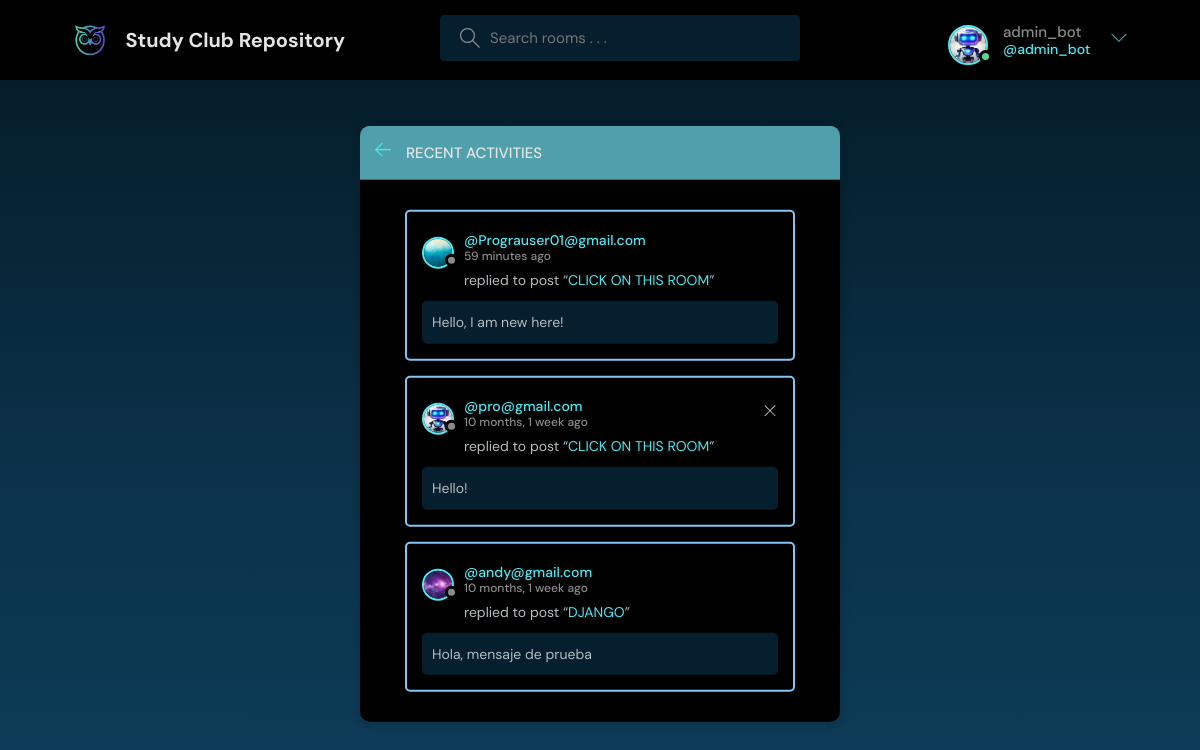
The page /activity/ (signed in) on the database its author committed.
### base/models.py (models this page shows, shortened)
class User(AbstractUser):
    name = models.CharField(max_length=200, null=True)
    email = models.EmailField(unique=True, null=True)
    bio = models.TextField(null=True)
    avatar = models.ImageField(null=True, default="blue.jpg")
    USERNAME_FIELD = 'email'
    REQUIRED_FIELDS = []

class Message(models.Model):
    user = models.ForeignKey(User, on_delete=models.CASCADE)
    room = models.ForeignKey(Room, on_delete=models.CASCADE)
    body = models.TextField()
    updated = models.DateTimeField(auto_now=True)
    created = models.DateTimeField(auto_now_add=True)
    class Meta:
        ordering = ['-updated', '-created']

class Room(models.Model):
    host = models.ForeignKey(User, on_delete=models.SET_NULL, null=True)
    topic =  models.ForeignKey(Topic, on_delete=models.SET_NULL, null=True)
    name = models.CharField(max_length=200)
    description = models.TextField(null = True, blank = True)
    participants = models.ManyToManyField(User, related_name='participants', blank=True)
    updated = models.DateTimeField(auto_now=True)
    created = models.DateTimeField(auto_now_add=True)
    class Meta:
        ordering = ['-updated', '-created']
    def __str__(self):
        return self.name

### base/views.py (the view)
# urls.py: path('activity/', views.activityPage, name ="activity"),
def activityPage(request):
    room_messages = Message.objects.all()
    return render(request, 'base/activity.html', {'room_messages' : room_messages})

### base/templates/base/activity.html (shortened to what this page needs)
{%  extends 'main.html' %}
{% block content %}
    <main class="layout">
      <div class="container">
        <div class="layout__box">
          <div class="layout__boxHeader">
            <div class="layout__boxTitle">
              <a href="{% url 'home' %}">
                <svg version="1.1" xmlns="http://www.w3.org/2000/svg" width="32" height="32" viewBox="0 0 32 32">
                  <title>arrow-left</title>
                  <path
                    d="M13.723 2.286l-13.723 13.714 13.719 13.714 1.616-1.611-10.96-10.96h27.625v-2.286h-27.625l10.965-10.965-1.616-1.607z"
                  ></path>
                </svg>
              </a>
              <h3>Recent Activities</h3>
            </div>
          </div>
          <div class="activities-page layout__body">
            {% for message in room_messages %}
              <div class="activities__box">
                <div class="activities__boxHeader roomListRoom__header">
                  <a href="{% url 'user-profile' message.user.id %}" class="roomListRoom__author">
                    <div class="avatar avatar--small">
                      <img src="{{message.user.avatar.url}}" />
                    </div>
                    <p>
                      @{{message.user}}
                      <span>{{message.created|timesince}} ago</span>
                    </p>
                  </a>
                  {% if request.user == message.user %}
                  <div class="roomListRoom__actions">
                    <a href="{% url 'delete-message' message.id %}">
                      <svg version="1.1" xmlns="http://www.w3.org/2000/svg" width="32" height="32" viewBox="0 0 32 32">
                        <title>remove</title>
                        <path
                          d="M27.314 6.019l-1.333-1.333-9.98 9.981-9.981-9.981-1.333 1.333 9.981 9.981-9.981 9.98 1.333 1.333 9.981-9.98 9.98 9.98 1.333-1.333-9.98-9.98 9.98-9.981z"
                        ></path>
                      </svg>
                    </a>
                  </div>
                  {% endif %}
                </div>
                <div class="activities__boxContent">
                  <p>replied to post “<a href="{% url 'room' message.room.id %}">{{message.room}}</a>”</p>
                  <div class="activities__boxRoomContent">
                    {{message.body}}
                  </div>
                </div>
              </div>
            {% endfor %}
          </div>
        </div>
      </div>
    </main>
    {% endblock %}

### templates/navbar.html (shortened to what this page needs)
{% load static %}
<header class="header header--loggedIn">
    <div class="container">
      <a href="{% url 'home' %}" class="header__logo">
        <img src="{% static 'images/logo.png' %}" />
        <h1 class="shadoww">Study Club Repository</h1>
      </a>
      <form class="header__search" method="GET" action= "{% url 'home' %}">
        <label>
          <input type="text" name="q" placeholder="Search rooms . . .">
        </label>
      </form>
      <nav class="header__menu">
        {% if request.user.is_authenticated %}
        <div class="header__user">
          <a href="{% url 'user-profile' user.id%}">
            <div class="avatar avatar--medium active">
              <img src="{{request.user.avatar.url}}" />
            </div>
            <p>{{request.user.username}}<span>@{{request.user.username}}</span></p>
          </a>
          <button class="dropdown-button">
            <svg version="1.1" xmlns="http://www.w3.org/2000/svg" width="32" height="32" viewBox="0 0 32 32">
              <title>chevron-down</title>
              <path d="M16 21l-13-13h-3l16 16 16-16h-3l-13 13z"></path>
            </svg>
          </button>
        </div>
        {% else %}
        <a href="{% url 'login' %}">
          <img src="{% static 'images/Logout.png' %}" />
          <p>Login</p>
        </a>
        {% endif %}
      </nav>
    </div>
  </header>

### rows shown on the page
User: user.avatar (picture), user.username "admin_bot"
Message: user.avatar (picture), user "Prograuser01@gmail.com", created "59 minutes", room "CLICK ON THIS ROOM", body "Hello, I am new here!"
Message: user.avatar (picture), user "pro@gmail.com", created "10 months, 1 week", room "CLICK ON THIS ROOM", body "Hello!"
Message: user.avatar (picture), user "andy@gmail.com", created "10 months, 1 week", room "DJANGO", body "Hola, mensaje de prueba"
